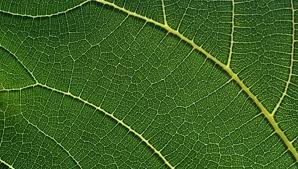
#> input picture image-clarity-evaluator/dataset/clear/img1.jpg, 298 x 169 px
$ python -i features.py   (imports and definitions only)   (older library calls are emulated)
#> lines starting #> are read from the running program, lines starting #| are printed output that depends on the picture
import cv2
import numpy as np
from scipy import stats


def calc_laplacian_var(gray):
    """Laplacian 方差（越大越清晰）"""
    lap = cv2.Laplacian(gray, cv2.CV_64F)
    return lap.var()


def calc_sobel_energy(gray):
    """Sobel 能量，检测边缘清晰度"""
    sobel_x = cv2.Sobel(gray, cv2.CV_64F, 1, 0)
    sobel_y = cv2.Sobel(gray, cv2.CV_64F, 0, 1)
    return (sobel_x ** 2 + sobel_y ** 2).mean()


def calc_contrast(gray):
    """图像对比度（标准差）"""
    return gray.std()


def calc_noise(gray):
    """噪声估计：使用高斯滤波差分"""
    blur = cv2.GaussianBlur(gray, (3, 3), 0)
    noise_map = gray - blur
    return noise_map.std()


def histogram_features(gray):
    """灰度直方图统计：偏度、峰度、熵"""
    hist = cv2.calcHist([gray], [0], None, [256], [0, 256]).flatten()
    hist_norm = hist / hist.sum()

    entropy = -np.sum(hist_norm * np.log(hist_norm + 1e-8))
    skew = stats.skew(hist_norm)
    kurt = stats.kurtosis(hist_norm)

    return entropy, skew, kurt


def extract_features(image):
    """
    主特征提取函数，返回 1D 数组特征
    """
    gray = cv2.cvtColor(image, cv2.COLOR_BGR2GRAY)

    lap = calc_laplacian_var(gray)
    sobel = calc_sobel_energy(gray)
    contrast = calc_contrast(gray)
    noise = calc_noise(gray)
    entropy, skew, kurt = histogram_features(gray)

    return np.array([
        lap,
        sobel,
        contrast,
        noise,
        entropy,
        skew,
        kurt
    ])

>>> import cv2
>>> picture = cv2.imread('dataset/clear/img1.jpg')
#> picture is the input picture: shape (169, 298, 3); mean B, G, R 35.6, 98.8, 60.7
>>> result = extract_features(picture)
#> in extract_features, `gray = cv2.cvtColor(image, cv2.COLOR_BGR2GRAY)`:
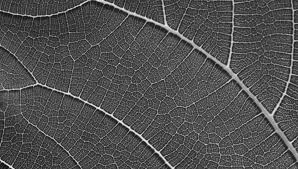
#> gray: shape (169, 298); min 6, max 244, mean 80.2
#> in calc_laplacian_var, `lap = cv2.Laplacian(gray, cv2.CV_64F)`:
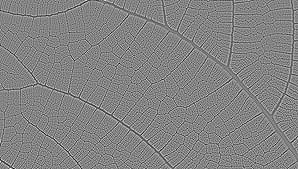
#> lap: shape (169, 298) float64; min -478, max 448, mean -0.1; drawn with min black and max white
#> in extract_features, `lap = calc_laplacian_var(gray)`: lap = 10022
#> in calc_sobel_energy, `sobel_x = cv2.Sobel(gray, cv2.CV_64F, 1, 0)`:
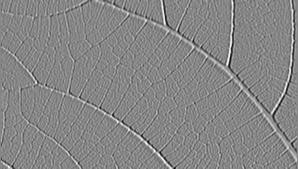
#> sobel_x: shape (169, 298) float64; min -758, max 681, mean 0.2; drawn with min black and max white
#> in calc_sobel_energy, `sobel_y = cv2.Sobel(gray, cv2.CV_64F, 0, 1)`:
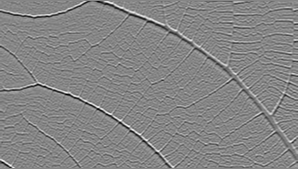
#> sobel_y: shape (169, 298) float64; min -839, max 765, mean 0; drawn with min black and max white
#> in extract_features, `sobel = calc_sobel_energy(gray)`: sobel = 26101.8
#> in extract_features, `contrast = calc_contrast(gray)`: contrast = 30.49
#> in calc_noise, `blur = cv2.GaussianBlur(gray, (3, 3), 0)`:
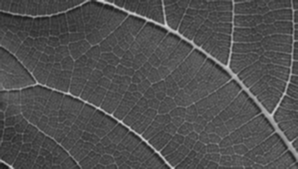
#> blur: shape (169, 298); min 25, max 214, mean 80.2
#> in calc_noise, `noise_map = gray - blur`:
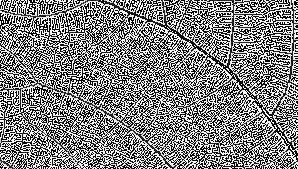
#> noise_map: shape (169, 298); min 0, max 255, mean 129.4
#> in extract_features, `noise = calc_noise(gray)`: noise = 113.9
#> in histogram_features, `hist = cv2.calcHist([gray], [0], None, [256], [0, 256]).flatten()`: hist = 256 values, max 926 at index 73, min 0 at index 0, mean 196.7
#> in histogram_features, `hist_norm = hist / hist.sum()`: hist_norm = 256 values, max 0.0184 at index 73, min 0 at index 0, mean 0.00391
#> in histogram_features, `entropy = -np.sum(hist_norm * np.log(hist_norm + 1e-8))`: entropy = 4.7
#> in histogram_features, `skew = stats.skew(hist_norm)`: skew = 1.41
#> in histogram_features, `kurt = stats.kurtosis(hist_norm)`: kurt = 0.564
#> in extract_features, `entropy, skew, kurt = histogram_features(gray)`: entropy = 4.7; skew = 1.41; kurt = 0.564
#> result = [10022, 26101.8, 30.49, 113.9, 4.7, 1.41, 0.564]

$ run again, on image-clarity-evaluator/dataset/clear/img2.jpg
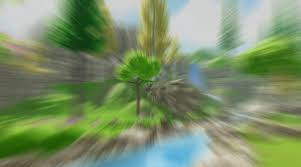
#> input picture image-clarity-evaluator/dataset/clear/img2.jpg, 301 x 167 px
#> picture is the input picture: shape (167, 301, 3); mean B, G, R 105, 144, 123.4
#> in extract_features, `lap = calc_laplacian_var(gray)`: lap = 97.68
#> in calc_sobel_energy, `sobel_y = cv2.Sobel(gray, cv2.CV_64F, 0, 1)`:
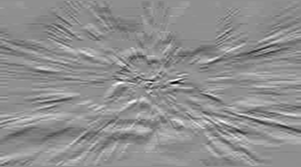
#> sobel_y: shape (167, 301) float64; min -310, max 239, mean -1.4; drawn with min black and max white
#> sobel = 2548.4
#> contrast = 41.11
#> in calc_noise, `noise_map = gray - blur`:
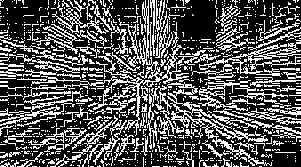
#> noise_map: shape (167, 301); min 0, max 255, mean 84.3
#> noise = 118.9
#> hist = 256 values, max 903 at index 210, min 0 at index 0, mean 196.4
#> hist_norm = 256 values, max 0.018 at index 210, min 0 at index 0, mean 0.00391
#> in histogram_features, `entropy = -np.sum(hist_norm * np.log(hist_norm + 1e-8))`: entropy = 4.98
#> in histogram_features, `skew = stats.skew(hist_norm)`: skew = 0.737
#> in histogram_features, `kurt = stats.kurtosis(hist_norm)`: kurt = 0.0194
#> in extract_features, `entropy, skew, kurt = histogram_features(gray)`: entropy = 4.98; skew = 0.737; kurt = 0.0194
#> result = [97.68, 2548.4, 41.11, 118.9, 4.98, 0.737, 0.0194]
